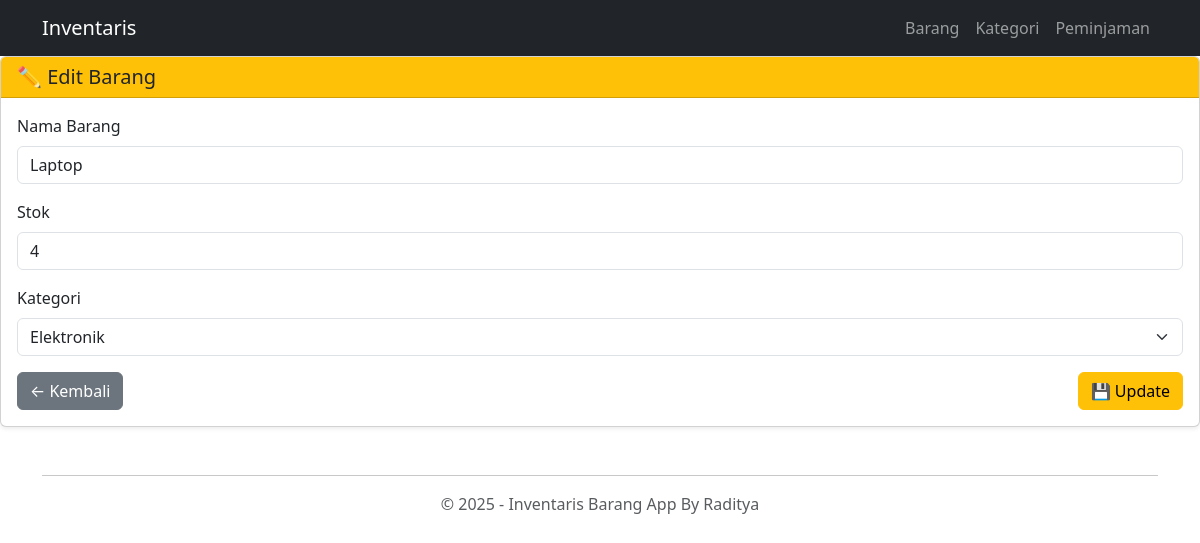
Screenshot of /index.php/barang/edit/2 with the database file from the repository.
### tables this page shows
CREATE TABLE `barang` (
  `id_barang` int(11) NOT NULL,
  `nama_barang` varchar(100) NOT NULL,
  `id_kategori` int(11) DEFAULT NULL,
  `stok` int(11) NOT NULL
);

CREATE TABLE `kategori` (
  `id_kategori` int(11) NOT NULL,
  `nama_kategori` varchar(100) NOT NULL
);

### application/controllers/Barang.php (called while the page is built, shortened)
<?php
class Barang extends CI_Controller {
    public function __construct() {
        $this->load->model('Barang_model');
    }
    public function edit($id) {
        $data['barang'] = $this->Barang_model->get_by_id($id);
        $data['kategori'] = $this->Barang_model->get_kategori();
        $this->load->view('templates/header');
        $this->load->view('barang/edit', $data);
        $this->load->view('templates/footer');
    }
}

### index.php (called while the page is built, shortened)
<?php
require_once BASEPATH.'core/CodeIgniter.php';

### application/models/Barang_model.php (called while the page is built, shortened)
<?php
class Barang_model extends CI_Model {
    public function get_by_id($id) {
        return $this->db->get_where('barang', ['id_barang' => $id])->row();
    }
    public function get_kategori() {
        return $this->db->get('kategori')->result();
    }
}

### application/views/barang/edit.php (the view)
<div class="card shadow-sm">
    <div class="card-header bg-warning text-dark">
        <h5 class="mb-0">✏️ Edit Barang</h5>
    </div>
    <div class="card-body">
        <form method="post">
            <div class="mb-3">
                <label for="nama_barang" class="form-label">Nama Barang</label>
                <input type="text" class="form-control" id="nama_barang" name="nama_barang" value="<?= $barang->nama_barang ?>" required>
            </div>
            <div class="mb-3">
                <label for="stok" class="form-label">Stok</label>
                <input type="number" class="form-control" id="stok" name="stok" value="<?= $barang->stok ?>" required>
            </div>
            <div class="mb-3">
                <label for="id_kategori" class="form-label">Kategori</label>
                <select name="id_kategori" id="id_kategori" class="form-select" required>
                    <?php foreach ($kategori as $k): ?>
                        <option value="<?= $k->id_kategori ?>" <?= $k->id_kategori == $barang->id_kategori ? 'selected' : '' ?>>
                            <?= $k->nama_kategori ?>
                        </option>
                    <?php endforeach; ?>
                </select>
            </div>
            <div class="d-flex justify-content-between">
                <a href="<?= base_url('index.php/barang') ?>" class="btn btn-secondary">← Kembali</a>
                <button type="submit" class="btn btn-warning">💾 Update</button>
            </div>
        </form>
    </div>
</div>

### application/views/templates/header.php (style rules this page uses)
body { display: flex; flex-direction: column; min-height: 100vh; }

### rows the page displays
barang: nama_barang "Laptop", stok "4", id_kategori "Elektronik"
